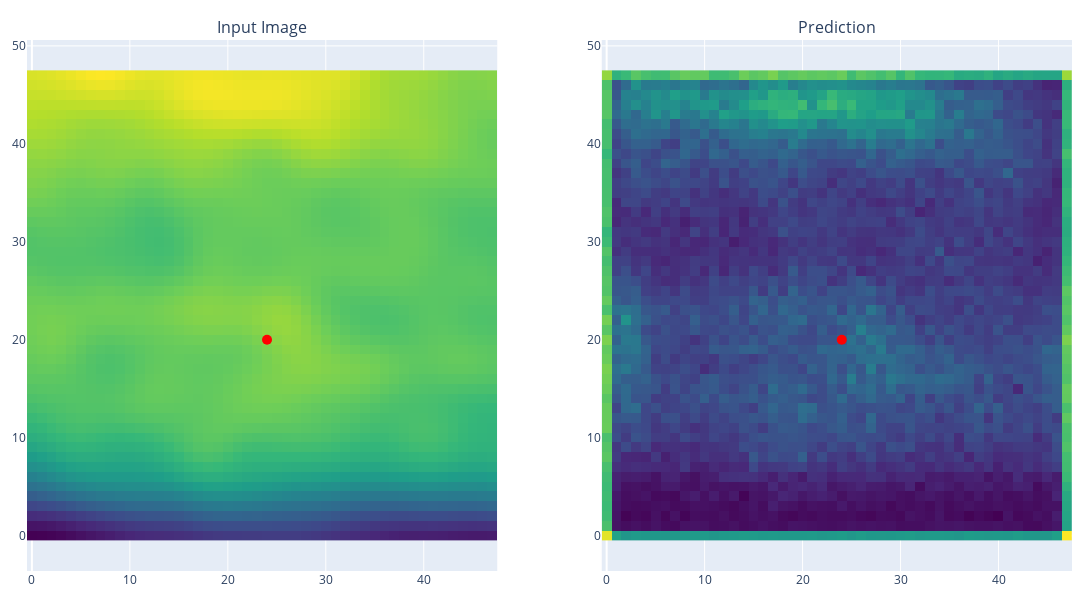
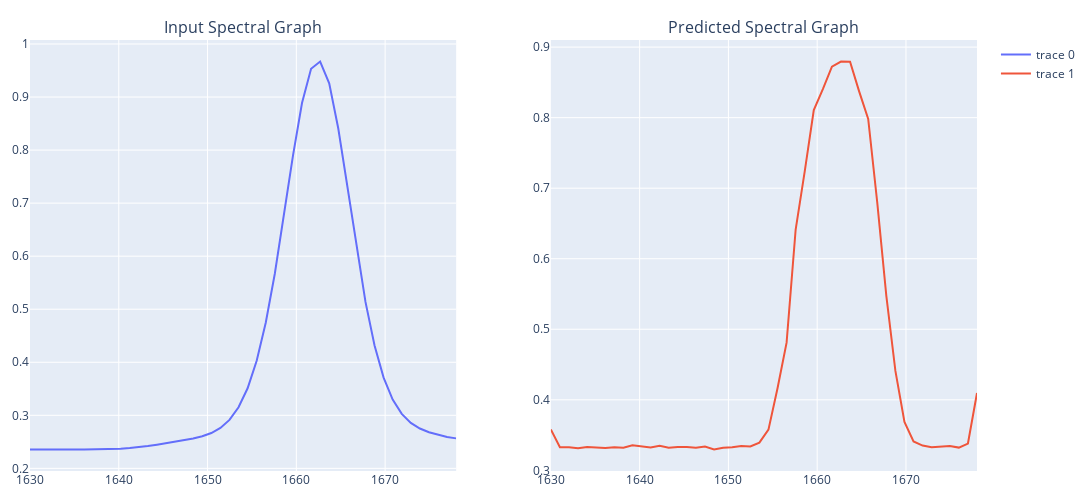

These figures' notebook cell, in order:
### Code cell
# Create new inference visualizations
fig_images, fig_spectra = visualize_inference(model, test_sample[0], train_image_viz, energy_range, 24, 20)

# Display updated plots
fig_images.show()
fig_spectra.show()

### Figure 1 — Plotly figure (JSON) as saved in the notebook; plotly's stock layout.template omitted (floating-point values rounded to 4 significant figures; data arrays with more than 128 entries replaced by an {"elided": "..."} marker saying what was removed)
{"data": [{"colorscale": [[0, "#440154"], [0.1111, "#482878"], [0.2222, "#3e4989"], [0.3333, "#31688e"], [0.4444, "#26828e"], [0.5556, "#1f9e89"], [0.6667, "#35b779"], [0.7778, "#6ece58"], [0.8889, "#b5de2b"], [1, "#fde725"]], "showscale": false, "type": "heatmap", "xaxis": "x", "yaxis": "y", "z": {"elided": "48x48 float values"}}, {"marker": {"color": "red", "size": 10}, "mode": "markers", "showlegend": false, "type": "scatter", "x": [24], "xaxis": "x", "y": [20], "yaxis": "y"}, {"colorscale": [[0, "#440154"], [0.1111, "#482878"], [0.2222, "#3e4989"], [0.3333, "#31688e"], [0.4444, "#26828e"], [0.5556, "#1f9e89"], [0.6667, "#35b779"], [0.7778, "#6ece58"], [0.8889, "#b5de2b"], [1, "#fde725"]], "showscale": false, "type": "heatmap", "xaxis": "x2", "yaxis": "y2", "z": {"elided": "48x48 float values"}}, {"marker": {"color": "red", "size": 10}, "mode": "markers", "showlegend": false, "type": "scatter", "x": [24], "xaxis": "x2", "y": [20], "yaxis": "y2"}], "layout": {"annotations": [{"font": {"size": 16}, "showarrow": false, "text": "Input Image", "x": 0.225, "xanchor": "center", "xref": "paper", "y": 1, "yanchor": "bottom", "yref": "paper"}, {"font": {"size": 16}, "showarrow": false, "text": "Prediction", "x": 0.775, "xanchor": "center", "xref": "paper", "y": 1, "yanchor": "bottom", "yref": "paper"}], "height": 600, "margin": {"b": 20, "l": 20, "r": 20, "t": 40}, "width": 1200, "xaxis": {"anchor": "y", "domain": [0, 0.45]}, "xaxis2": {"anchor": "y2", "domain": [0.55, 1]}, "yaxis": {"anchor": "x", "domain": [0, 1], "scaleanchor": "x", "scaleratio": 1}, "yaxis2": {"anchor": "x2", "domain": [0, 1], "scaleanchor": "x2", "scaleratio": 1}}}

### Figure 2 — Plotly figure (JSON) as saved in the notebook; plotly's stock layout.template omitted (floating-point values rounded to 4 significant figures)
{"data": [{"type": "scatter", "x": [1630, 1631.0, 1632.0, 1633.0, 1634.0, 1635.0, 1636.0, 1637.0, 1638.0, 1639.0, 1640.0, 1641.0, 1642.0, 1643.0, 1644.0, 1645.0, 1646.0, 1647.0, 1648.0, 1649.0, 1650.0, 1651.0, 1652.0, 1653.0, 1655.0, 1656.0, 1657.0, 1658.0, 1659.0, 1660.0, 1661.0, 1662.0, 1663.0, 1664.0, 1665.0, 1666.0, 1667.0, 1668.0, 1669.0, 1670.0, 1671.0, 1672.0, 1673.0, 1674.0, 1675.0, 1676.0, 1677.0, 1678], "xaxis": "x", "y": [0.2356, 0.2359, 0.2361, 0.236, 0.2359, 0.2358, 0.2357, 0.2357, 0.2358, 0.2362, 0.237, 0.2382, 0.2398, 0.2419, 0.2445, 0.2474, 0.2503, 0.2532, 0.2564, 0.2605, 0.2666, 0.2762, 0.2914, 0.3151, 0.3509, 0.403, 0.4746, 0.5669, 0.6756, 0.7891, 0.8887, 0.9533, 0.9669, 0.926, 0.8407, 0.7305, 0.6162, 0.5138, 0.4316, 0.371, 0.3295, 0.3027, 0.2858, 0.2751, 0.268, 0.263, 0.2593, 0.2565], "yaxis": "y"}, {"type": "scatter", "x": [1630, 1631.0, 1632.0, 1633.0, 1634.0, 1635.0, 1636.0, 1637.0, 1638.0, 1639.0, 1640.0, 1641.0, 1642.0, 1643.0, 1644.0, 1645.0, 1646.0, 1647.0, 1648.0, 1649.0, 1650.0, 1651.0, 1652.0, 1653.0, 1655.0, 1656.0, 1657.0, 1658.0, 1659.0, 1660.0, 1661.0, 1662.0, 1663.0, 1664.0, 1665.0, 1666.0, 1667.0, 1668.0, 1669.0, 1670.0, 1671.0, 1672.0, 1673.0, 1674.0, 1675.0, 1676.0, 1677.0, 1678], "xaxis": "x2", "y": [0.3579, 0.3327, 0.3328, 0.3312, 0.3332, 0.3319, 0.3316, 0.3326, 0.3322, 0.3356, 0.3339, 0.3325, 0.3347, 0.3322, 0.333, 0.3331, 0.332, 0.3336, 0.3296, 0.3321, 0.3328, 0.3345, 0.334, 0.3393, 0.3577, 0.4164, 0.4811, 0.6414, 0.7237, 0.8108, 0.8406, 0.8723, 0.8795, 0.8791, 0.8373, 0.7983, 0.6794, 0.5473, 0.441, 0.3685, 0.341, 0.3352, 0.3328, 0.3337, 0.3346, 0.3323, 0.338, 0.4096], "yaxis": "y2"}], "layout": {"annotations": [{"font": {"size": 16}, "showarrow": false, "text": "Input Spectral Graph", "x": 0.225, "xanchor": "center", "xref": "paper", "y": 1, "yanchor": "bottom", "yref": "paper"}, {"font": {"size": 16}, "showarrow": false, "text": "Predicted Spectral Graph", "x": 0.775, "xanchor": "center", "xref": "paper", "y": 1, "yanchor": "bottom", "yref": "paper"}], "height": 500, "margin": {"b": 20, "l": 20, "r": 20, "t": 40}, "width": 1200, "xaxis": {"anchor": "y", "domain": [0, 0.45]}, "xaxis2": {"anchor": "y2", "domain": [0.55, 1]}, "yaxis": {"anchor": "x", "domain": [0, 1]}, "yaxis2": {"anchor": "x2", "domain": [0, 1]}}}
